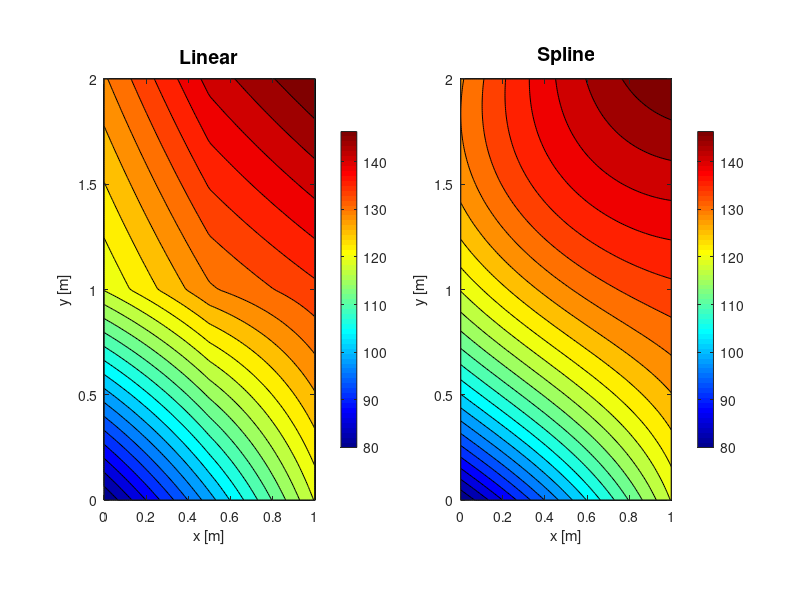

The MATLAB script that drew this image:
%% 2D Interpolation
% two independent variables and one (or multiple) dependent variables. In
% general we can interpolate multidimensional data.

% unlike 1D interpolation where the spaceing between data didn't matter, as
% long as it was strictly monotonic, for the built in "interp2" funcion,
% **all of the data points must be evenly spaced for this to work.**
close all; clear all; clc;

% assume we have data from 9 thermo couples measuring temperature on a
% plate at specified intervals across the horizontal and vertical dimensions

x = [0 0.5 1];
y = [0 1 2];
T = [80 100 120
    120 130 135
    130 142 149];

% using interpolation, fill in the data in between and make a contour plot
% of the temperature distribution of the plate
xi = linspace(0,1,1e2);
yi = linspace(0,2,2e2);

[Xi, Yi] = meshgrid(xi,yi);% matrix of (x,y) values

% x & y data + meshgrid of data
% Te is another matrix of estimated temperature values
Te_linear = interp2(x,y,T,Xi,Yi,'linear');% default is linear
Te_spline = interp2(x,y,T,Xi,Yi,'spline');% default is linear

figure('name','Temperature of a Plate','Position',[50,50,1000,1000]);

subplot(1,2,1);
contourf(Xi,Yi,Te_linear,25);% use 25 contours
colormap('jet'); colorbar;
xlabel('x [m]'); ylabel('y [m]');
% set axis to scale and tighten
axis equal; axis tight;
title('Linear','fontweight','bold','fontsize',14);

subplot(1,2,2);
contourf(Xi,Yi,Te_spline,25);
colormap('jet'); colorbar;
xlabel('x [m]'); ylabel('y [m]'); axis equal; axis tight;
title('Spline','fontweight','bold','fontsize',14);

% 3D view
%figure(2);
%meshc(Xi,Yi,Te_linear);

